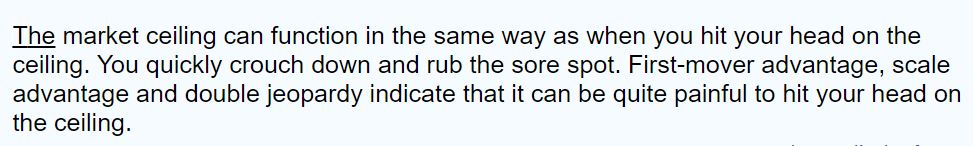
#> input picture textFile.JPG, 973 x 146 px, found by its file name
$ python -i main.py   (imports and definitions only)
#> lines starting #> are read from the running program, lines starting #| are printed output that depends on the picture; after the words box and inside, x2 and y2 are one past the last pixel; in counts of white or black regions, pixels touching at a corner belong together
# Import required packages
import cv2
import pytesseract

def get_text_from_img():
    text = ''

    # Mention the installed location of Tesseract-OCR in your system
    pytesseract.pytesseract.tesseract_cmd = 'C:/Users/giris/AppData/Local/Programs/Tesseract-OCR/tesseract.exe'

    # Read image from which text needs to be extracted
    img = cv2.imread("textFile.jpg")
#> img is the input picture: shape (146, 973, 3); mean B, G, R 230.6, 227.8, 223.3

    # Preprocessing the image starts

    # Convert the image to gray scale
    gray = cv2.cvtColor(img, cv2.COLOR_BGR2GRAY)

    # Performing OTSU threshold
    ret, thresh1 = cv2.threshold(gray, 0, 255, cv2.THRESH_OTSU | cv2.THRESH_BINARY_INV)
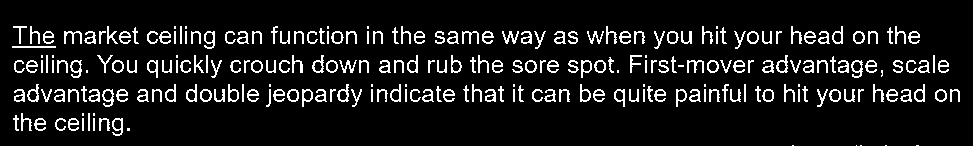
#> thresh1: shape (146, 973); 9.7% white in thin lines or dots, all inside (x1, y1, x2, y2) = (12, 26, 960, 146)
#> ret = 143

    # Specify structure shape and kernel size.
    # Kernel size increases or decreases the area
    # of the rectangle to be detected.
    # A smaller value like (10, 10) will detect
    # each word instead of a sentence.
    rect_kernel = cv2.getStructuringElement(cv2.MORPH_RECT, (15, 15))

    # Appplying dilation on the threshold image
    dilation = cv2.dilate(thresh1, rect_kernel, iterations=1)
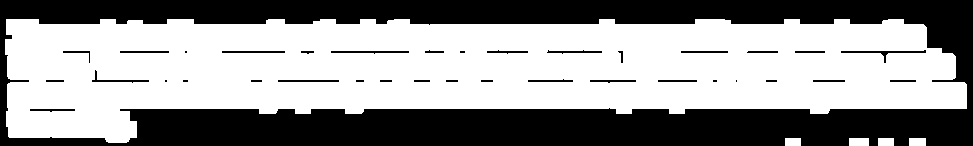
#> dilation: shape (146, 973); 59.3% white; 36 black regions (7 under 20 px)

    # Finding contours
    contours, hierarchy = cv2.findContours(dilation, cv2.RETR_EXTERNAL,
                                           cv2.CHAIN_APPROX_NONE)
#> contours = 5 contours; box (x1, y1, x2, y2) and area: (5, 19, 967, 143) 84534, (849, 138, 869, 146) 133, (909, 138, 926, 146) 112, (878, 138, 894, 146) 105, (785, 138, 801, 146) 105

    # Creating a copy of image
    im2 = img.copy()


    # Looping through the identified contours
    # Then rectangular part is cropped and passed on
    # to pytesseract for extracting text from it
    # Extracted text is then written into the text file
    for cnt in contours:
        x, y, w, h = cv2.boundingRect(cnt)

        # Drawing a rectangle on copied image
        rect = cv2.rectangle(im2, (x, y), (x + w, y + h), (0, 255, 0), 2)

        # Cropping the text block for giving input to OCR
        cropped = im2[y:y + h, x:x + w]
#> this loop made 5 passes
#> (x, y, w, h) on passes 1 to 5: (909, 138, 17, 8), (878, 138, 16, 8), (849, 138, 20, 8), (785, 138, 16, 8), (5, 19, 962, 124)
#> pass 2, in get_text_from_img, `rect = cv2.rectangle(im2, (x, y), (x + w, y + h), (0, 255, 0), 2)`:
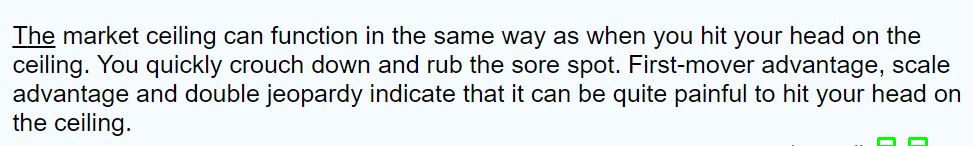
#> rect: shape (146, 973, 3); mean B, G, R 230.2, 227.8, 223
#> pass 3, in get_text_from_img, `rect = cv2.rectangle(im2, (x, y), (x + w, y + h), (0, 255, 0), 2)`:
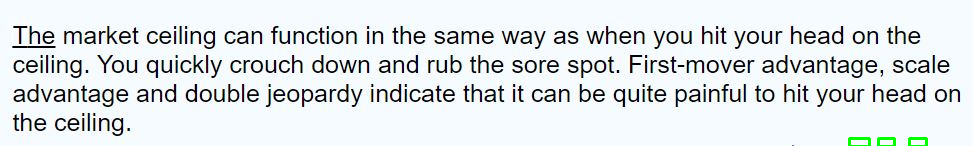
#> rect: shape (146, 973, 3); 0.08% of pixels changed, all inside (x1, y1, x2, y2) = (848, 137, 871, 146)
#> after the loop:
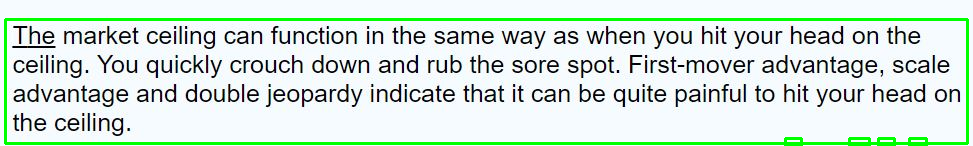
#> im2: shape (146, 973, 3); 4.84% of pixels changed, all inside (x1, y1, x2, y2) = (4, 18, 969, 146)

    return text.replace('\n', ' ')

>>> result = get_text_from_img()
